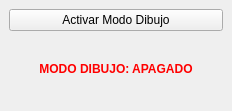
<?xml version="1.0" encoding="UTF-8"?>
<ui version="4.0">
 <class>HerramientasPoligonoDockWidgetBase</class>
 <widget class="QDockWidget" name="HerramientasPoligonoDockWidgetBase">
  <property name="geometry">
   <rect>
    <x>0</x>
    <y>0</y>
    <width>232</width>
    <height>111</height>
   </rect>
  </property>
  <property name="windowTitle">
   <string>HerramientasPoligono</string>
  </property>
  <widget class="QWidget" name="dockWidgetContents">
   <layout class="QGridLayout" name="gridLayout">
    <item row="0" column="0">
     <widget class="QPushButton" name="botonDibujar">
      <property name="styleSheet">
       <string notr="true">font: 8pt &quot;Bahnschrift&quot;;</string>
      </property>
      <property name="text">
       <string>Activar Modo Dibujo</string>
      </property>
     </widget>
    </item>
    <item row="1" column="0">
     <widget class="QLabel" name="labelStatus">
      <property name="styleSheet">
       <string notr="true">color: rgb(255, 0, 0);
font: 10pt &quot;Bahnschrift&quot;;</string>
      </property>
      <property name="text">
       <string>&lt;html&gt;&lt;head/&gt;&lt;body&gt;&lt;p align=&quot;center&quot;&gt;&lt;span style=&quot; font-weight:600;&quot;&gt;MODO DIBUJO: APAGADO&lt;/span&gt;&lt;/p&gt;&lt;/body&gt;&lt;/html&gt;</string>
      </property>
     </widget>
    </item>
   </layout>
  </widget>
 </widget>
 <resources/>
 <connections/>
</ui>
